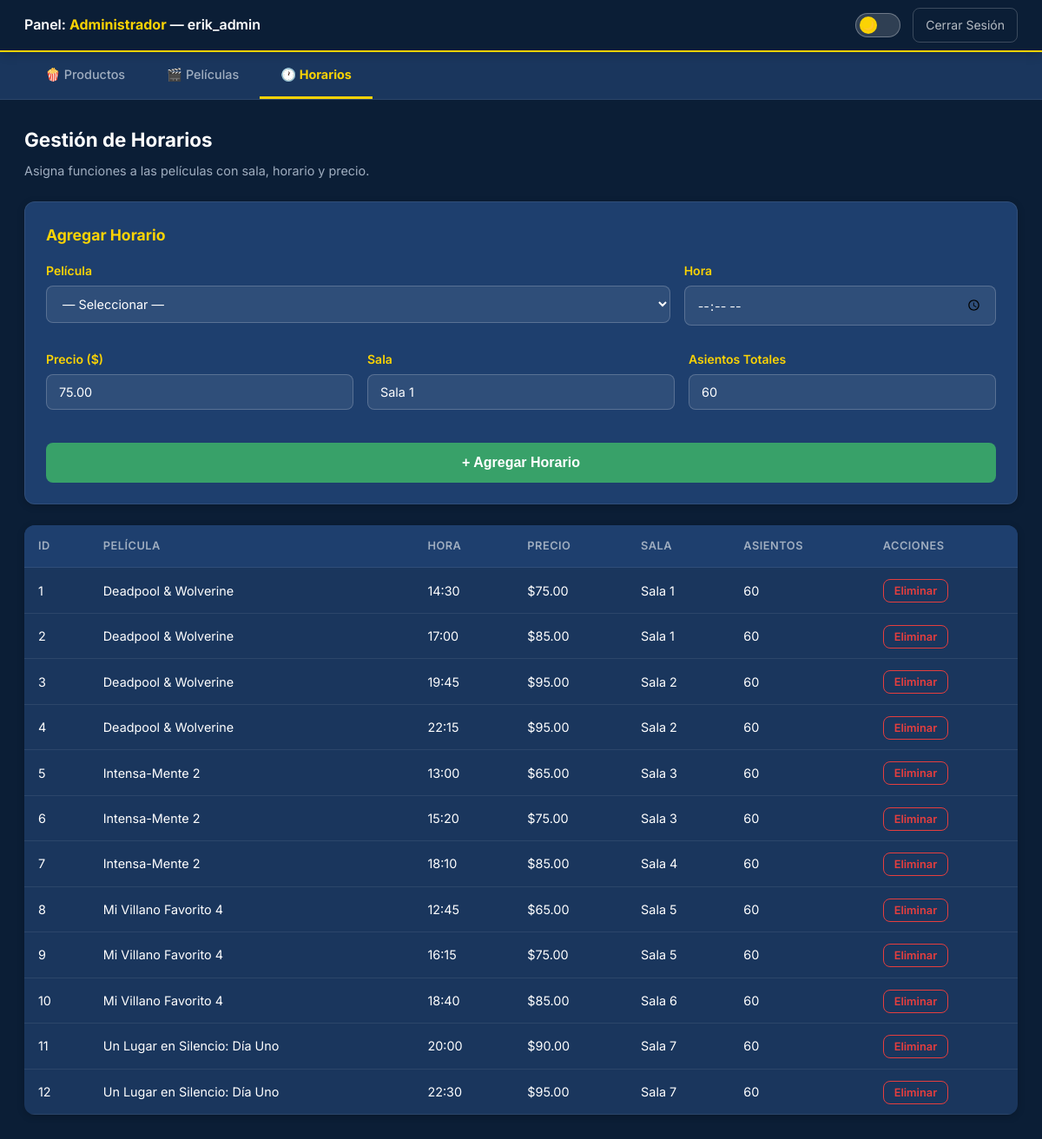
The app's page /views/adminHorarios.php (signed in) with its own data.
### tables this page shows
CREATE TABLE IF NOT EXISTS horarios (
    id INT AUTO_INCREMENT PRIMARY KEY,
    pelicula_id INT NOT NULL,
    hora TIME NOT NULL,
    precio DECIMAL(10, 2) NOT NULL DEFAULT 75.00,
    sala VARCHAR(20) NOT NULL DEFAULT 'Sala 1',
    asientos_totales INT NOT NULL DEFAULT 60,
    FOREIGN KEY (pelicula_id) REFERENCES peliculas(id) ON DELETE CASCADE
);

CREATE TABLE IF NOT EXISTS peliculas (
    id INT AUTO_INCREMENT PRIMARY KEY,
    titulo VARCHAR(255) NOT NULL,
    imagen VARCHAR(255) NULL,
    imagen_blob LONGBLOB NULL,
    imagen_tipo VARCHAR(50) NULL,
    clasificacion VARCHAR(10) NOT NULL
);

### views/adminHorarios.php (the view, shortened to what this page needs)
<?php
require_once '../config/database.php';
$horarios = $conexion->query(
    "SELECT h.*, p.titulo FROM horarios h JOIN peliculas p ON h.pelicula_id = p.id ORDER BY p.titulo, h.hora"
)->fetchAll(PDO::FETCH_ASSOC);
?>
<!DOCTYPE html>
<html lang="es" data-theme="dark">
<head>
    <link rel="stylesheet" href="../assets/css/style.css">
</head>
<body class="panel-layout">
<nav class="panel-nav">
    <span class="panel-nav-title">Panel: <strong>Administrador</strong> — <?= htmlspecialchars($_SESSION['username']) ?></span>
    <div class="panel-nav-actions">
        <div class="theme-switch-wrapper">
            <label class="theme-switch" title="Cambiar tema"><input type="checkbox" id="themeToggle"><span class="slider"></span></label>
        </div>
        <a href="../controllers/LogoutController.php" class="btn-header-logout">Cerrar Sesión</a>
    </div>
</nav>
<div class="admin-tabs">
    <a href="adminPanel.php" class="admin-tab">🍿 Productos</a>
    <a href="adminPeliculas.php" class="admin-tab">🎬 Películas</a>
    <a href="adminHorarios.php" class="admin-tab active">🕐 Horarios</a>
</div>
<div class="panel-content">
    <h2>Gestión de Horarios</h2>
    <p class="desc">Asigna funciones a las películas con sala, horario y precio.</p>
    <div class="admin-form-card">
        <h3>Agregar Horario</h3>
        <form action="../controllers/AdminHorariosController.php" method="POST">
            <div class="form-row">
                <div class="form-group" style="flex:2">
                    <label>Película</label>
                    <select name="pelicula_id" required>
                        <option value="">— Seleccionar —</option>
                    </select>
                </div>
                <div class="form-group"><label>Hora</label><input type="time" name="hora" required></div>
            </div>
            <div class="form-row">
                <div class="form-group"><label>Precio ($)</label><input type="number" step="0.01" name="precio" value="75.00" required></div>
                <div class="form-group"><label>Sala</label><input type="text" name="sala" value="Sala 1" required></div>
                <div class="form-group"><label>Asientos Totales</label><input type="number" name="asientos_totales" value="60" required></div>
            </div>
            <button type="submit" class="btn-pagar" style="margin-top:10px;">+ Agregar Horario</button>
        </form>
    </div>
    <table class="data-table" style="margin-top:24px;">
        <thead>
            <tr><th>ID</th><th>Película</th><th>Hora</th><th>Precio</th><th>Sala</th><th>Asientos</th><th>Acciones</th></tr>
        </thead>
        <tbody>
        <?php foreach ($horarios as $h): ?>
            <tr>
                <td><?= $h['id'] ?></td>
                <td><?= htmlspecialchars($h['titulo']) ?></td>
                <td><?= date('H:i', strtotime($h['hora'])) ?></td>
                <td>$<?= number_format($h['precio'], 2) ?></td>
                <td><?= htmlspecialchars($h['sala']) ?></td>
                <td><?= $h['asientos_totales'] ?></td>
                <td><a href="../controllers/AdminHorariosController.php?accion=eliminar&id=<?= $h['id'] ?>" class="btn-delete"
                       onclick="return confirm('¿Eliminar este horario?')">Eliminar</a></td>
            </tr>
        <?php endforeach; ?>
        </tbody>
    </table>
</div>
</body>
</html>

### records on screen
horarios: id "1", pelicula.titulo "Deadpool & Wolverine", hora "14:30", precio "75.00", sala "Sala 1", asientos_totales "60"
horarios: id "2", pelicula.titulo "Deadpool & Wolverine", hora "17:00", precio "85.00", sala "Sala 1", asientos_totales "60"
horarios: id "3", pelicula.titulo "Deadpool & Wolverine", hora "19:45", precio "95.00", sala "Sala 2", asientos_totales "60"
horarios: id "4", pelicula.titulo "Deadpool & Wolverine", hora "22:15", precio "95.00", sala "Sala 2", asientos_totales "60"
horarios: id "5", pelicula.titulo "Intensa-Mente 2", hora "13:00", precio "65.00", sala "Sala 3", asientos_totales "60"
horarios: id "6", pelicula.titulo "Intensa-Mente 2", hora "15:20", precio "75.00", sala "Sala 3", asientos_totales "60"
horarios: id "7", pelicula.titulo "Intensa-Mente 2", hora "18:10", precio "85.00", sala "Sala 4", asientos_totales "60"
horarios: id "8", pelicula.titulo "Mi Villano Favorito 4", hora "12:45", precio "65.00", sala "Sala 5", asientos_totales "60"
horarios: id "9", pelicula.titulo "Mi Villano Favorito 4", hora "16:15", precio "75.00", sala "Sala 5", asientos_totales "60"
horarios: id "10", pelicula.titulo "Mi Villano Favorito 4", hora "18:40", precio "85.00", sala "Sala 6", asientos_totales "60"
horarios: id "11", pelicula.titulo "Un Lugar en Silencio: Día Uno", hora "20:00", precio "90.00", sala "Sala 7", asientos_totales "60"
horarios: id "12", pelicula.titulo "Un Lugar en Silencio: Día Uno", hora "22:30", precio "95.00", sala "Sala 7", asientos_totales "60"

### other values on screen
$_SESSION['username'] "erik_admin"
